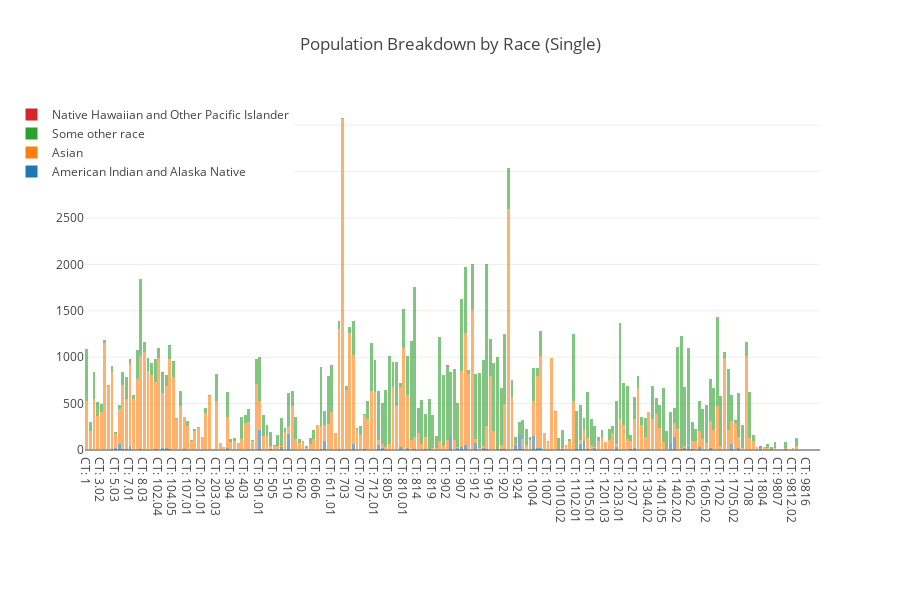

Notebook source saved alongside this figure:
### Markdown cell above
We can see that majority wise White or Black American population exists. 
It will be interesting to look at which ones are the dominating other races. 
Lets remove white and black population and plot again

### Code cell
single_race_df = RD.MA_AgeRaceSex[["Estimate; RACE - One race - American Indian and Alaska Native", 
                         "Estimate; RACE - One race - Asian", 
                         "Estimate; RACE - One race - Some other race", 
                         "Estimate; RACE - One race - Native Hawaiian and Other Pacific Islander",
                        ]]

traces = []
for i, col in enumerate(single_race_df.columns):
    nm = col.replace("Estimate; RACE - One race - ", "")
    trace = go.Bar(x=Census_Tracts, y=single_race_df[col], name=nm, marker=dict(opacity=0.6))
    traces.append(trace)
    
layout = dict(barmode="stack", title="Population Breakdown by Race (Single)", margin=dict(b=150), height=600, legend=dict(x=-0.1, y=1, orientation="h"))
fig = go.Figure(data=traces, layout=layout)
iplot(fig)

### Figure 1 — Plotly figure (JSON) as saved in the notebook; plotly's stock layout.template omitted (floating-point values rounded to 4 significant figures; data arrays with more than 128 entries replaced by an {"elided": "..."} marker saying what was removed)
{"data": [{"marker": {"opacity": 0.6}, "name": "American Indian and Alaska Native", "type": "bar", "uid": "d3e0a168-cc5e-4195-84c4-52793765c241", "x": {"elided": "204 str values"}, "y": {"elided": "204 str values"}}, {"marker": {"opacity": 0.6}, "name": "Asian", "type": "bar", "uid": "57eb1e31-4ef0-4183-ae26-f500ac519ef9", "x": {"elided": "204 str values"}, "y": {"elided": "204 str values"}}, {"marker": {"opacity": 0.6}, "name": "Some other race", "type": "bar", "uid": "cc1192ac-a8d7-4e3d-955f-35cbd3fa4ae3", "x": {"elided": "204 str values"}, "y": {"elided": "204 str values"}}, {"marker": {"opacity": 0.6}, "name": "Native Hawaiian and Other Pacific Islander", "type": "bar", "uid": "d105caec-e52d-40db-a87f-c46c912fc9c5", "x": {"elided": "204 str values"}, "y": {"elided": "204 str values"}}], "layout": {"barmode": "stack", "height": 600, "legend": {"orientation": "h", "x": -0.1, "y": 1}, "margin": {"b": 150}, "title": "Population Breakdown by Race (Single)"}}
